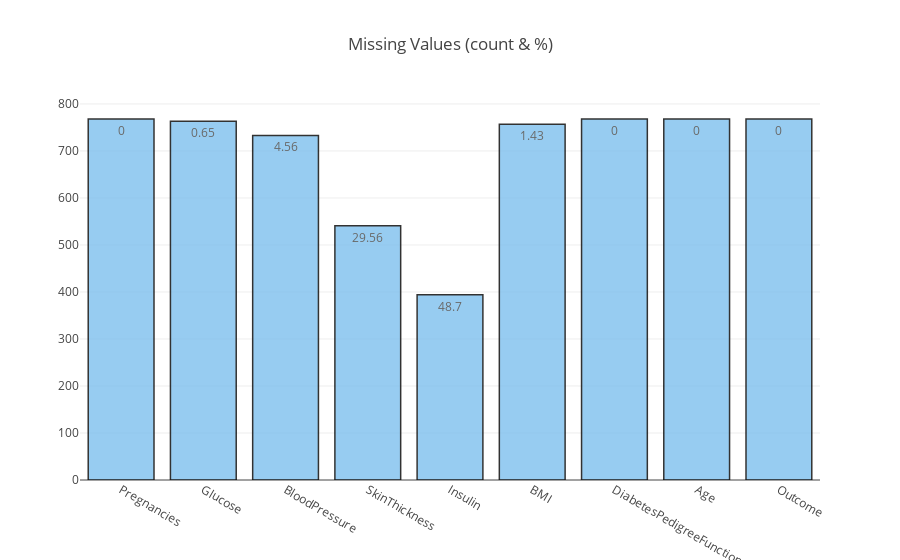

The code cell stored with this chart in its notebook:
### Code cell
# Plotting 
missing_plot(data, 'Outcome')

### Figure 1 — Plotly figure (JSON) as saved in the notebook; plotly's stock layout.template omitted (floating-point values rounded to 4 significant figures)
{"data": [{"marker": {"color": "#7EC0EE", "line": {"color": "#000000", "width": 1.5}}, "opacity": 0.8, "text": [0, 0.65, 4.56, 29.56, 48.7, 1.43, 0, 0, 0], "textposition": "auto", "type": "bar", "uid": "b87586f6-dabb-4d0d-a587-e38b9519e19f", "x": ["Pregnancies", "Glucose", "BloodPressure", "SkinThickness", "Insulin", "BMI", "DiabetesPedigreeFunction", "Age", "Outcome"], "y": [768, 763, 733, 541, 394, 757, 768, 768, 768]}], "layout": {"title": {"text": "Missing Values (count & %)"}}}
